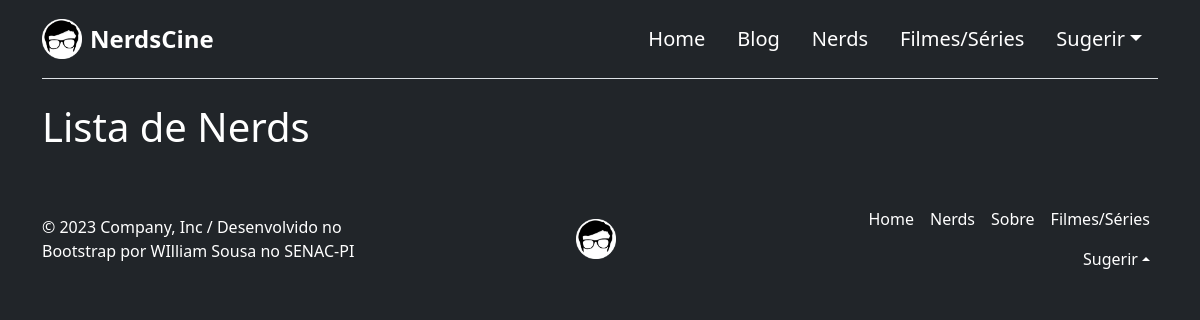
/nerds/nerds/, run on an earlier commit of the app's database.
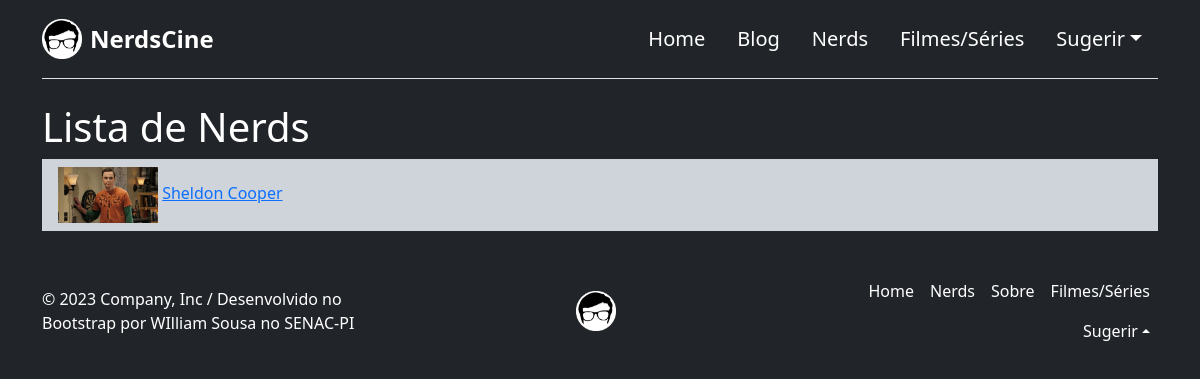
And on a later commit of the database.
### personas/models.py (models this page shows, shortened)
class Nerd(models.Model):
    nome = models.CharField(max_length=100, default='Nome do Personagem')
    midia = models.ForeignKey(Midia, verbose_name="Mídia", on_delete=models.CASCADE)
    profissao = models.CharField(max_length=100, default='Profissão do Personagem')
    sobre = models.TextField(max_length=900, default='Sobre o personagem')
    foto = models.ImageField(upload_to='avatar', default='default_capa.jpg')
    interprete = models.ManyToManyField(Artista, verbose_name="Interpretes")
    class Meta:
        verbose_name = "Nerd"
        verbose_name_plural = "Nerds"
        ordering = ['nome']

### personas/views.py (the view)
# urls.py: path('nerds/', NerdListView.as_view(), name='listar-nerds'),
class NerdListView(ListView):
    model=Nerd
    template_name='nerds/listar.html'
    context_object_name='nerds'
    ordering='-nome'

### templates/nerds/listar.html (shortened to what this page needs)
{% extends "base.html" %}
{% load static %}
{% load bootstrap5 %}
{% block content %}
<main class="container">
    <h1 class="text-start">Lista de Nerds</h1>
    <ul class="list-group list-group-flush">
        {% for nerd in nerds %}
        <li class="list-group-item list-group-item-dark">
            <img src="{{ nerd.foto.url }}"
                alt="" width="100">
            <a href="{% url 'detalhar-nerd' nerd.id %}">{{nerd.nome}}</a>
        </li>
        {% endfor %}
    </ul>
</main>
{% endblock %}

What changed in the data, as far as the page shows it:
added Nerd: foto (picture), nome "Sheldon Cooper"
